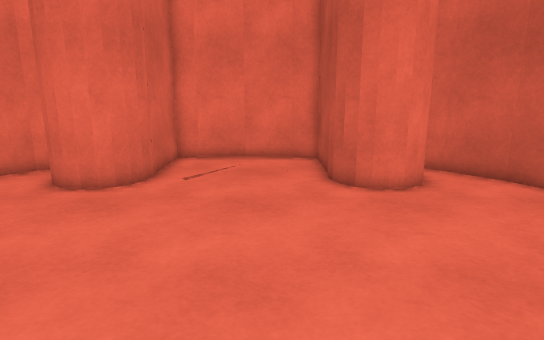
[1] (above)

14 first-person views from a walk through a scene from a Unity 3-D project. The camera is 1.4 m above the floor, tilts 12° down and sees 75° across. Doors are open. The floor is counted in squares, 0.5 m on a side. Each view is taken from the middle of a square. On the plan, view 1 faces up. The plan holds only what a view shows up to about 20 squares ahead; the rest is blank. The place goes on beyond the plan.

[2]
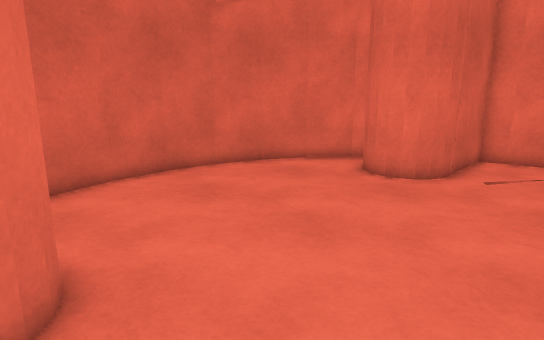

[3]
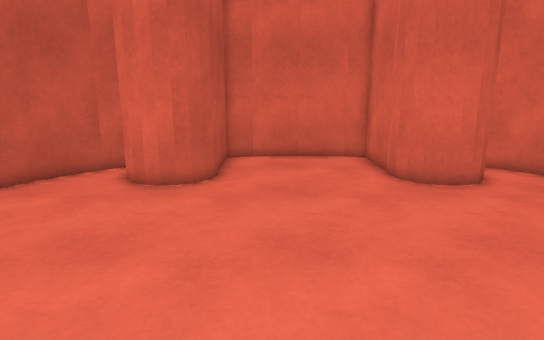

[4]
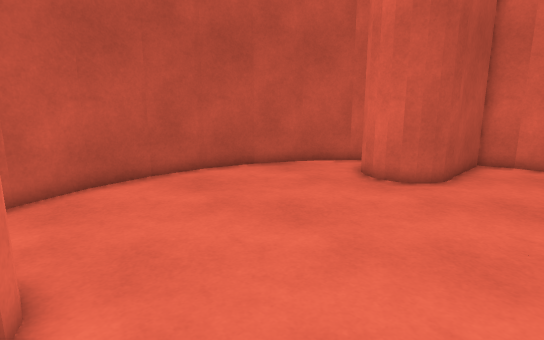

[5]
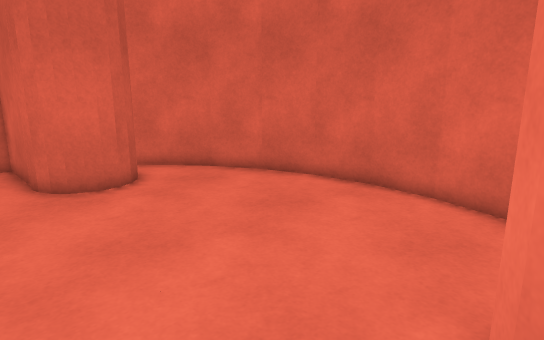

[6]
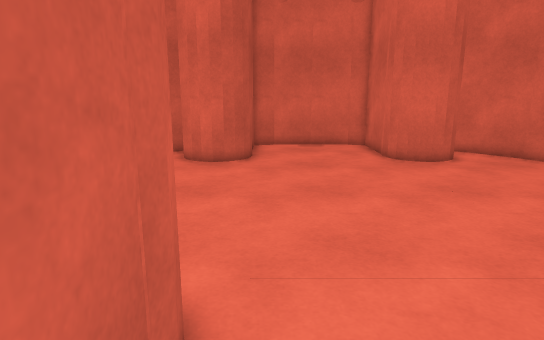

[7]
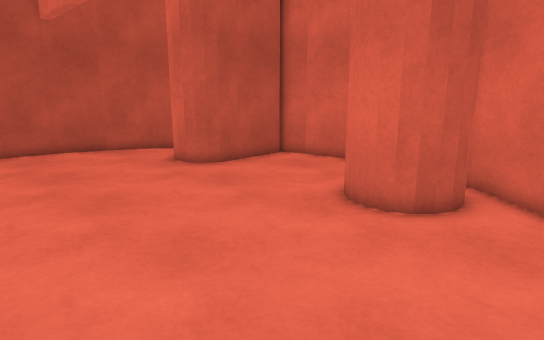

[8]
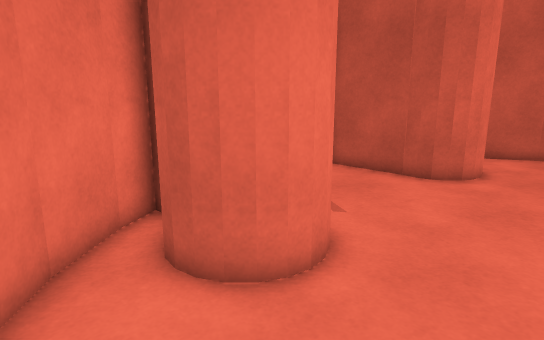

[9]
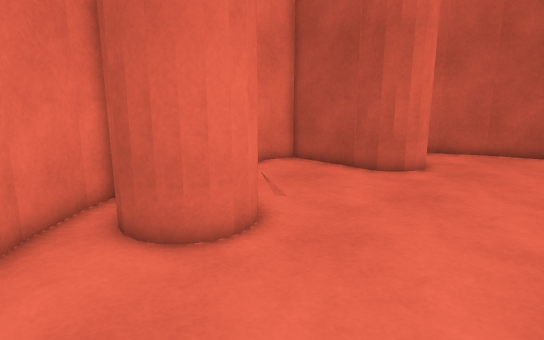

[10]
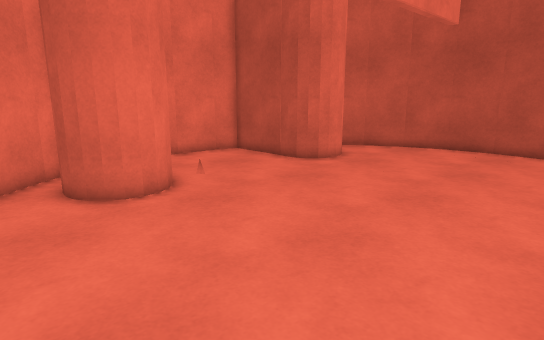

[11]
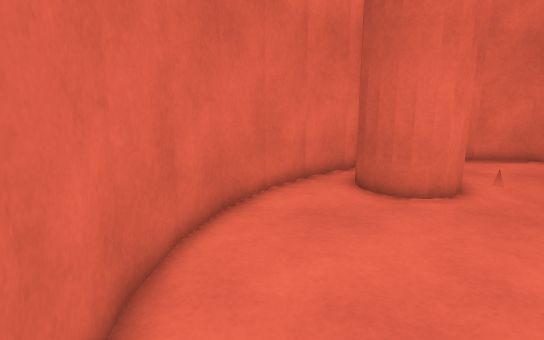

[12]
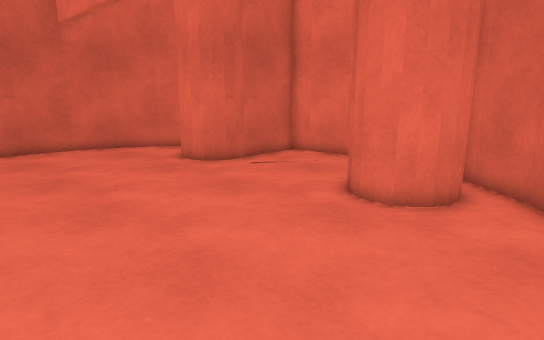

[13]
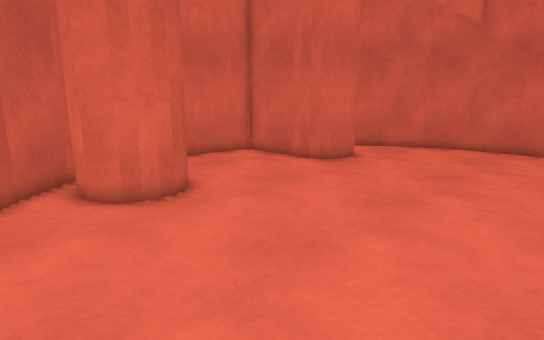

[14]
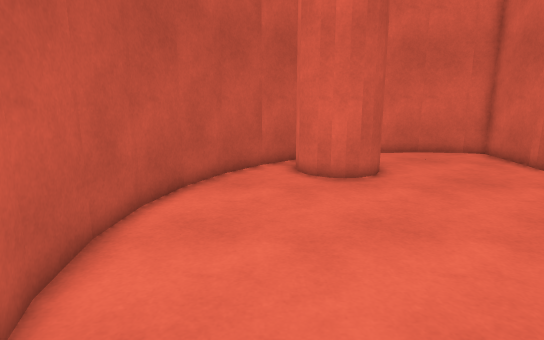

### Floor plan
Points are (right, up) in squares from view 1. A wall is a line through its corners. A room is listed if a view was taken in it or the views show most of it. See-through windows are left out.
Room 1 (views 1, 2, 3, 4, 5, 6, 7, 8, 9, 10, 11, 12, 13, 14)
walls: (2.6, 10.6) (2.2, 11); (-5.2, 10.4) (-5.8, 10.3); (2, -2) (1.9, -1.4) (2, -0.9) (2.2, -0.5) (2.6, -0.1) (3, 0.1) (3.5, 0.2) (4, 0.1) (4.4, -0.1) (4.8, -0.5) (5, -0.9) (5.1, -1.4); (-4.3, 12.5) (-4.2, 11.9) (-4.2, 11.4) (-4.5, 11) (-4.8, 10.6) (-5.5, 10.3) (-6.2, 10.4) (-6.7, 10.6) (-7, 11) (-7.2, 11.4) (-7.3, 11.9) (-7.2, 12.5); (-7.3, -1.9) (-7.3, -1.4) (-7.3, -0.9) (-7, -0.5) (-6.7, -0.1) (-6.2, 0.1) (-5.8, 0.2) (-5.3, 0.1) (-4.8, -0.1) (-4.5, -0.5) (-4.3, -0.9) (-4.2, -1.4) (-4.3, -1.9) (-4.3, -4.9) (-3.3, -5.2); (5, 12.4) (5.1, 11.9) (5, 11.4) (4.8, 11) (4.4, 10.6) (4, 10.4) (3.5, 10.3) (3, 10.4) (2.4, 10.8) (2, 11.4) (1.9, 11.9) (2, 12.4) (2, 15.6) (0.8, 16); (2, -4.6) (2, -1.9); (6.4, -2.2) (7.8, -0.5); (0.7, -5.2) (2.3, -4.7); (7.7, -0.7) (8.7, 1.3); (-1.3, -5.4) (0.9, -5.1); (-3.5, -5.1) (-1.2, -5.4); (8.7, 1.2) (9.3, 3.3) (9.5, 5); (9.5, 5.7) (9.3, 7.6); (-8.9, -2.2) (-7.2, -3.6); (9.4, 7.5) (8.7, 9.6); (-10.2, -0.5) (-8.8, -2.3); (8.8, 9.5) (7.7, 11.4); (7.8, 11.3) (6.4, 13.1); (-11.2, 1.3) (-10.1, -0.7); (-11.8, 3.4) (-11.2, 1.2); (6.5, 13) (5.3, 14); (-12, 5.5) (-11.8, 3.3); (-11.8, 7.6) (-12, 5.4); (0.9, 16) (-1.2, 16.2) (-3.4, 16); (-11.2, 9.6) (-11.8, 7.4); (-3.2, 16) (-4.3, 15.7) (-4.3, 12.4); (-8.8, 13.1) (-10.2, 11.4) (-11.2, 9.4); (-7.2, 14.4) (-8.8, 13)
ways out: open door at (-9, 9); open door at (-8, -3); open door at (-5, 0)

Where each view was taken, in squares from view 1:
view 1: 0 up, 0 right, facing up
view 2: 1 down, 0 right, facing up-left
view 3: 11 up, 0 right, facing down
view 4: 11 up, 2 left, facing down-right
view 5: 11 up, 2 left, facing down-left
view 6: 15 up, 1 right, facing down
view 7: 8 up, 10 left, facing down-right
view 8: 7 up, 10 left, facing up-right
view 9: 5 up, 10 left, facing up-right
view 10: 1 up, 10 left, facing up-right
view 11: 1 up, 10 left, facing up
view 12: 2 up, 8 right, facing up-left
view 13: 9 up, 8 right, facing down-left
view 14: 12 up, 6 right, facing down
